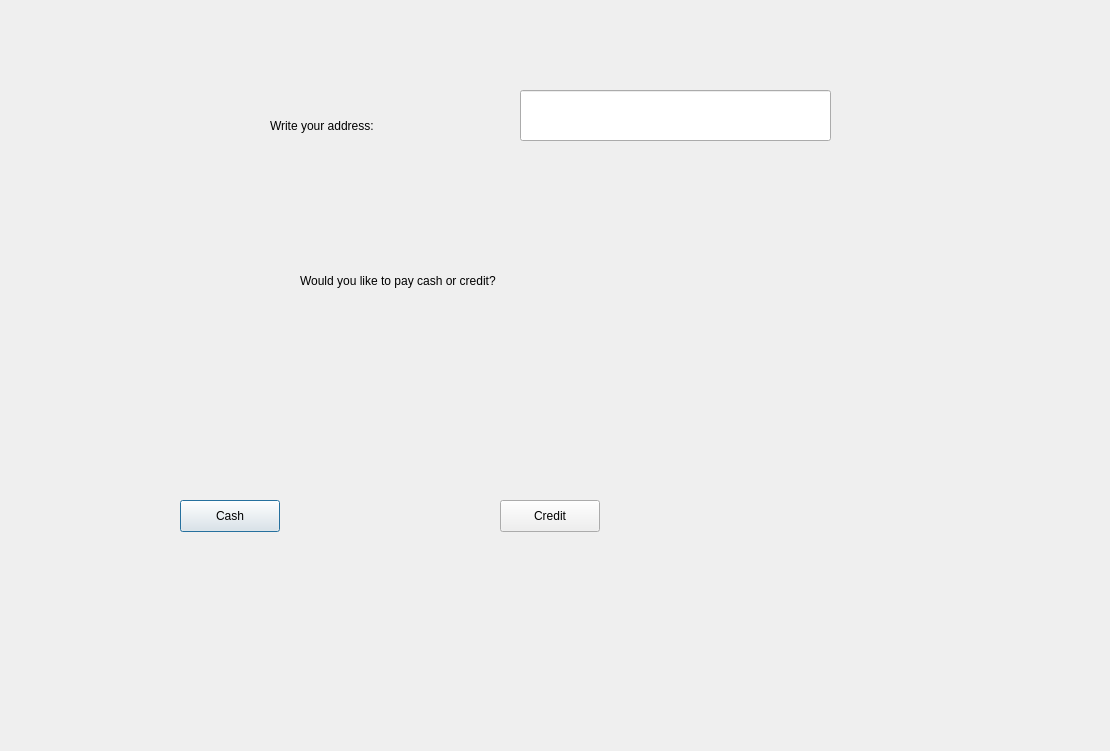
<?xml version="1.0" encoding="UTF-8"?>
<ui version="4.0">
 <class>checkout</class>
 <widget class="QDialog" name="checkout">
  <property name="geometry">
   <rect>
    <x>0</x>
    <y>0</y>
    <width>1110</width>
    <height>751</height>
   </rect>
  </property>
  <property name="windowTitle">
   <string>Dialog</string>
  </property>
  <widget class="QLabel" name="label_address">
   <property name="geometry">
    <rect>
     <x>270</x>
     <y>80</y>
     <width>401</width>
     <height>91</height>
    </rect>
   </property>
   <property name="text">
    <string>Write your address:</string>
   </property>
  </widget>
  <widget class="QLabel" name="label_cashorcredit">
   <property name="geometry">
    <rect>
     <x>300</x>
     <y>210</y>
     <width>471</width>
     <height>141</height>
    </rect>
   </property>
   <property name="text">
    <string>Would you like to pay cash or credit?</string>
   </property>
  </widget>
  <widget class="QLineEdit" name="lineEdit_address">
   <property name="geometry">
    <rect>
     <x>520</x>
     <y>90</y>
     <width>311</width>
     <height>51</height>
    </rect>
   </property>
  </widget>
  <widget class="QPushButton" name="pushButton_cashoption">
   <property name="geometry">
    <rect>
     <x>180</x>
     <y>500</y>
     <width>100</width>
     <height>32</height>
    </rect>
   </property>
   <property name="text">
    <string>Cash</string>
   </property>
  </widget>
  <widget class="QPushButton" name="pushButton_creditoption">
   <property name="geometry">
    <rect>
     <x>500</x>
     <y>500</y>
     <width>100</width>
     <height>32</height>
    </rect>
   </property>
   <property name="text">
    <string>Credit</string>
   </property>
  </widget>
 </widget>
 <resources/>
 <connections/>
</ui>
